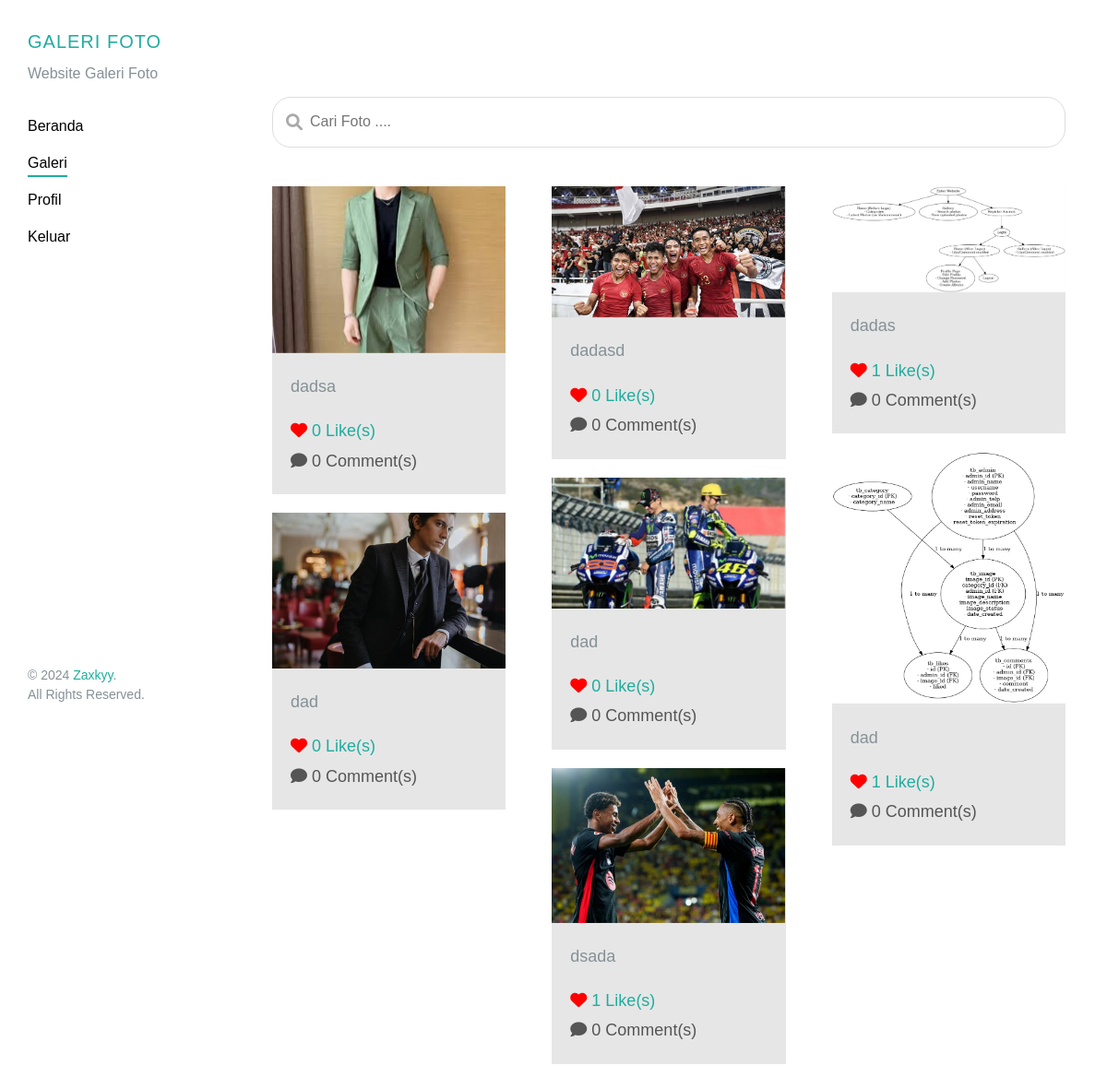
The page /galeri1.php (signed in) on the database its author committed.
### tables this page shows
CREATE TABLE `tb_image` (
  `image_id` int(11) NOT NULL,
  `category_id` int(11) NOT NULL,
  `category_name` varchar(100) NOT NULL,
  `admin_id` int(11) NOT NULL,
  `admin_name` varchar(100) NOT NULL,
  `image_name` varchar(100) NOT NULL,
  `image_description` text NOT NULL,
  `image` varchar(100) NOT NULL,
  `image_status` tinyint(1) NOT NULL,
  `date_created` timestamp NOT NULL DEFAULT current_timestamp() ON UPDATE current_timestamp()
);

### galeri1.php (the view, shortened to what this page needs)
<?php
include 'includes/config.php';
?>
<!DOCTYPE html>
<html lang="en">
<head>
    <link rel="stylesheet" href="https://cdnjs.cloudflare.com/ajax/libs/font-awesome/6.0.0-beta3/css/all.min.css">
    <link rel="stylesheet" href="css/bootstrap.min.css">
    <link rel="stylesheet" href="css/open-iconic-bootstrap.min.css">
    <link rel="stylesheet" href="css/owl.carousel.min.css">
    <link rel="stylesheet" href="css/owl.theme.default.min.css">
    <link rel="stylesheet" href="css/icomoon.css">
    <link rel="stylesheet" href="css/animate.css">
    <link rel="stylesheet" href="css/style.css">
</head>
<body>
    <aside class="probootstrap-aside js-probootstrap-aside">
        <div class="probootstrap-site-logo probootstrap-animate" data-animate-effect="fadeInLeft">
            <a href="index.html" class="mb-2 d-block probootstrap-logo">GALERI FOTO</a>
            <p class="mb-0">Website Galeri Foto </p>
        </div>
        <div class="probootstrap-overflow">
            <nav class="probootstrap-nav">
                <ul>
                    <li class="probootstrap-animate" data-animate-effect="fadeInLeft"><a href="dashboard.php">Beranda</a></li>
                    <li class="probootstrap-animate active" data-animate-effect="fadeInLeft"><a href="galeri1.php">Galeri</a></li>
                    <li class="probootstrap-animate" data-animate-effect="fadeInLeft"><a href="profil.php">Profil</a></li>
                    <li class="probootstrap-animate" data-animate-effect="fadeInLeft"><a href="keluar.php">Keluar</a></li>
                </ul>
            </nav>
            <footer class="probootstrap-aside-footer probootstrap-animate" data-animate-effect="fadeInLeft">
                <p>&copy; 2024 <a href="#">Zaxkyy</a>. <br> All Rights Reserved.</p>
            </footer>
        </div>
    </aside>
    <main role="main" class="probootstrap-main js-probootstrap-main">
        <br><br>
        <div class="container">
            <form class="search-form" action="galeri1.php">
                <input type="text" name="search" placeholder="Cari Foto ...." value="<?php echo $_GET['search'] ?>" required />
                <i class="fas fa-search search-icon"></i>
            </form>
        </div>
        <br>
        <div class="box card-columns">
            <div class="section">
                <div class="container">
                    <div class="photo-grid">
                        <?php
                        $where = '';
                        $foto = mysqli_query($conn, "SELECT * FROM tb_image WHERE image_status = 1 $where ORDER BY image_id DESC");
                        if (mysqli_num_rows($foto) > 0) {
                            while ($p = mysqli_fetch_array($foto)) {
                        ?>
                                <div class="card photo-card">
                                    <a href="#" onclick="showImageDetails(<?php echo $p['image_id']; ?>)">
                                        <img class="card-img-top probootstrap-animate" src="foto/<?php echo $p['image'] ?>" alt="<?php echo $p['image_name'] ?>" data-animate-effect="fadeIn">
                                    </a>
                                    <div class="card-body">
                                        <p class="nama"><?php echo substr($p['image_name'], 0, 30) ?></p>
                                        <?php
                                        $query_like = "SELECT * FROM tb_likes WHERE admin_id = '" . $_SESSION['admin_id'] . "' AND image_id = '" . $p['image_id'] . "'";
                                        $result_like = mysqli_query($conn, $query_like);
                                        $like_status = mysqli_fetch_assoc($result_like);
                                        $query_count_likes = "SELECT COUNT(*) as total_likes FROM tb_likes WHERE image_id = '" . $p['image_id'] . "' AND liked = 1";
                                        $result_count_likes = mysqli_query($conn, $query_count_likes);
                                        $total_likes = mysqli_fetch_assoc($result_count_likes)['total_likes'];
                                        $like_color = ($like_status && $like_status['liked'] == 1) ? 'color:black' : 'color:red';
                                        ?>
                                        <a href="like_comment.php?image_id=<?php echo $p['image_id']; ?>" style="text-decoration:none;">
                                            <i class="fas fa-heart" style="<?php echo $like_color; ?>"></i>
                                            <span><?php echo $total_likes; ?> Like(s)</span>
                                        </a>
                                        <?php
                                        $query_count_comments = "SELECT COUNT(*) as total_comments FROM tb_comments WHERE image_id = '" . $p['image_id'] . "'";
                                        $result_count_comments = mysqli_query($conn, $query_count_comments);
                                        $total_comments = mysqli_fetch_assoc($result_count_comments)['total_comments'];
                                        ?>
                                        <span class="comment-icon">
                                            <i class="fas fa-comment"></i> <?php echo $total_comments; ?> Comment(s)
                                        </span>
                                    </div>
                                </div>
                            <?php }
                        } else { ?>
                            <p>Foto tidak ada</p>
                        <?php } ?>
                    </div>
                </div>
            </div>
        </div>
    </main>
</body>
</html>

### css/style.css (style rules this page uses)
html { overflow-x: hidden; }
body { font-family: "Work Sans", sans-serif; line-height: 1.8; font-size: 18px; background: #fff; color: #859196; }
a { -webkit-transition: .3s all ease; -o-transition: .3s all ease; transition: .3s all ease; color: #1FAD9F; }
.probootstrap-aside { height: 100vh; width: 250px; position: fixed; top: 0; float: left; min-height: 500px; overflow-y: scroll; -webkit-transition: .3s all ease; -o-transition: .3s all ease; transition: .3s all ease; background: #fff; z-index: 10; font-size: 16px; line-height: 1.5; }
.probootstrap-aside .probootstrap-site-logo { padding: 30px 30px 30px 30px; position: relative; }
.probootstrap-aside .probootstrap-site-logo .probootstrap-logo { font-size: 20px; text-decoration: none; color: #000; color: #1FAD9F; text-transform: uppercase; letter-spacing: .05em; }
.probootstrap-aside .probootstrap-nav { padding-left: 30px; }
.probootstrap-aside .probootstrap-nav ul { padding: 0; margin: 0; }
.probootstrap-aside .probootstrap-nav ul li { padding: 0; margin: 0 0 10px 0; display: block; list-style: none; float: left; width: 100%; }
.probootstrap-aside .probootstrap-nav ul li a { color: #000; padding: 3px 0; display: block; float: left; position: relative; }
.probootstrap-aside .probootstrap-nav ul li a:after { content: ""; position: absolute; bottom: 0; width: 0; left: 0; height: 2px; background: #1FAD9F; -webkit-transition: .3s width ease-out; -o-transition: .3s width ease-out; transition: .3s width ease-out; }
.probootstrap-aside .probootstrap-nav ul li.active a:after { width: 100%; }
.probootstrap-aside .probootstrap-overflow { height: 500px; }
.probootstrap-aside .probootstrap-aside-footer { font-size: 14px; padding-left: 30px; position: absolute; bottom: 20px; }
.probootstrap-main { width: calc(100% - 250px); float: right; padding: 30px; position: relative; }
.probootstrap-main:before { background: rgba(0, 0, 0, 0.5); content: ''; position: absolute; top: 0; left: 0; right: 0; bottom: 0; z-index: 6; visibility: hidden; opacity: 0; -webkit-transition: .6s all ease; -o-transition: .6s all ease; transition: .6s all ease; }
.probootstrap-main .card-columns .card { background: #e6e6e6; border: none; border-radius: 0px !important; margin-bottom: 20px; -webkit-transform: scale(1); -ms-transform: scale(1); transform: scale(1); -webkit-transition: .2s all ease; -o-transition: .2s all ease; transition: .2s all ease; position: relative; opacity: 0; visibility: hidden; }
.probootstrap-main .card-columns .card.img-loaded { opacity: 1; visibility: visible; }
.probootstrap-main .card-columns .card a { position: relative; display: block; }
.probootstrap-main .card-columns .card a:before { z-index: 1; content: ""; background: rgba(255, 255, 255, 0.7); position: absolute; top: 0px; left: 0px; right: 0px; bottom: 0px; visibility: hidden; opacity: 0; -webkit-transition: .3s all ease; -o-transition: .3s all ease; transition: .3s all ease; }
.probootstrap-main .card-columns .card a .card-img-top { border-top-left-radius: 0px !important; border-top-right-radius: 0px !important; }
.probootstrap-animate { opacity: 0; visibility: hidden; }

### galeri1.php (style rules this page uses)
.search-form { position: relative; }
.search-form input[type="text"] { width: 100%; padding: 12px 40px; margin: 10px 0; border: 1px solid #ddd; border-radius: 20px; font-size: 16px; transition: border-color 0.3s ease, box-shadow 0.3s ease; }
.search-icon { position: absolute; left: 15px; top: 50%; transform: translateY(-50%); color: #aaa; transition: color 0.3s ease; }
.comment-icon { color: #555; }

### rows shown on the page
tb_image: image (picture), image_name "dadsa", total_likes "0", total_comments "0"
tb_image: image (picture), image_name "dad", total_likes "0", total_comments "0"
tb_image: image (picture), image_name "dadasd", total_likes "0", total_comments "0"
tb_image: image (picture), image_name "dad", total_likes "0", total_comments "0"
tb_image: image (picture), image_name "dsada", total_likes "1", total_comments "0"
tb_image: image (picture), image_name "dadas", total_likes "1", total_comments "0"
tb_image: image (picture), image_name "dad", total_likes "1", total_comments "0"
